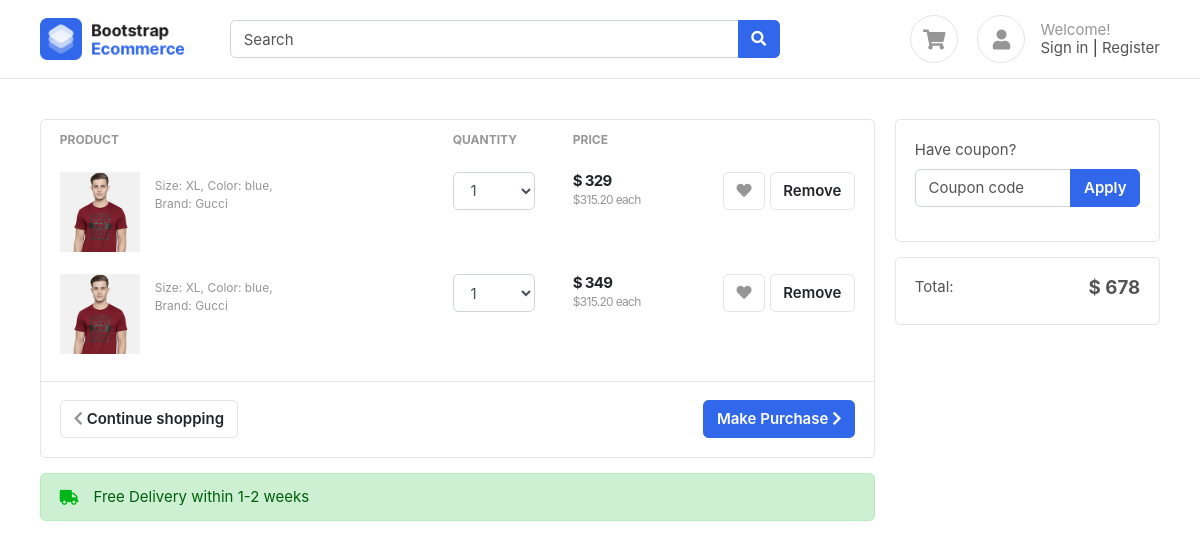
The app's page /cart/ (signed in) with its own data.
### accounts/models.py (models this page shows)
class CartItems(BaseModel):
    cart = models.ForeignKey(Cart, on_delete=models.CASCADE, related_name='cart_item')
    product = models.ForeignKey(Product, on_delete=models.SET_NULL, null=True, blank=True)
    color_variant = models.ForeignKey(ColorVariant, on_delete=models.SET_NULL, null=True, blank=True)
    size_variant = models.ForeignKey(SizeVariant, on_delete=models.SET_NULL, null=True, blank=True)
    def get_product_price(self):
        price = [self.product.price]
        if self.color_variant:
            color_variant_price = self.color_variant.price
            price.append(color_variant_price)
        if self.size_variant:
            size_variant_price = self.size_variant.price
            price.append(size_variant_price)
        return sum(price)

class Cart(BaseModel):
    user = models.ForeignKey(User, on_delete=models.CASCADE, related_name='carts')
    coupon = models.ForeignKey(Coupon, on_delete=models.SET_NULL, null=True, blank=True)
    is_paid = models.BooleanField(default=False)
    def get_cart__total_price(self):
        cart_items = self.cart_item.all()
        price = []
        for cart_item in cart_items:
            price.append(cart_item.product.price)
            if cart_item.color_variant:
                color_variant_price = cart_item.color_variant.price
                price.append(color_variant_price)
            if cart_item.size_variant:
                size_variant_price = cart_item.size_variant.price
                price.append(size_variant_price)
        if self.coupon:
            if self.coupon.minimum_amount < sum(price):
                return sum(price) - self.coupon.discount_price
        else:
            return sum(price)

### products/models.py (models this page shows, shortened)
class Product(BaseModel):
    product_name = models.CharField(max_length=100)
    slug = models.SlugField(unique=True, null=True, blank=True)
    category = models.ForeignKey(Category, on_delete=models.CASCADE, related_name='products')
    price = models.IntegerField()
    product_description = models.TextField()
    color_varient = models.ManyToManyField(ColorVariant, blank=True)
    size_varient = models.ManyToManyField(SizeVariant, blank=True)

class ProductImage(BaseModel):
    product = models.ForeignKey(Product, on_delete=models.CASCADE, related_name='product_images')
    image = models.ImageField(upload_to='Files\Product')

class SizeVariant(BaseModel):
    size_name = models.CharField(max_length=100)
    price = models.IntegerField(default=0)

### accounts/views.py (the view, shortened to what this page needs)
# urls.py: path('cart/', views.cart, name='cart'),
def cart(request):
    cart = Cart.objects.get(is_paid=False, user=request.user)
    context = {}
    if cart:
        cart_items = cart.cart_item.all()
        total_price = cart.get_cart__total_price()
        context = {
            'cart': cart,
            'cart_items': cart_items,
            'total_price': total_price
        }
    else:
        context = {
            'cart': None,
            'cart_items': None,
            'total_price': 0,
        }
    return render(request, 'accounts/cart.html', context)

### templates/accounts/cart.html (shortened to what this page needs)
{% extends "base/base.html" %}
{% block start %}
<section class="section-content padding-y">
    <div class="container">
        <div class="row">
            <main class="col-md-9">
    <div class="card">
        <table class="table table-borderless table-shopping-cart">
    <thead class="text-muted">
        <tr class="small text-uppercase">
            <th scope="col">Product</th>
            <th scope="col" width="120">Quantity</th>
            <th scope="col" width="120">Price</th>
            <th scope="col" class="text-right" width="200"> </th>
        </tr>
    </thead>
    <tbody>
        {% for cart_item in cart.cart_item.all %}
        <tr>
            <td>
                <figure class="itemside">
                    <div class="aside"><img src="{{ cart_item.product.product_images.first.image.url }}" class="img-sm"></div>
                    <figcaption class="info">
                        <p class="text-muted small">Size: XL, Color: blue, <br> Brand: Gucci</p>
                    </figcaption>
                </figure>
            </td>
            <td>
                <select class="form-control">
                    <option>1</option>
                </select>
            </td>
            <td>
                <div class="price-wrap">
                    <var class="price">$ {{ cart_item.get_product_price }}</var>
                    <small class="text-muted"> $315.20 each </small>
                </div>
            </td>
            <td class="text-right">
                <a data-original-title="Save to Wishlist" title="" href="" class="btn btn-light" data-toggle="tooltip"> <i class="fa fa-heart"></i></a>
                <a href=" {% url 'remove_cart' cart_item.uid %} " class="btn btn-light"> Remove</a>
            </td>
        </tr>
        {% endfor %}
    </tbody>
    </table>
    <div class="card-body border-top">
        <a href="#" class="btn btn-primary float-md-right"> Make Purchase <i class="fa fa-chevron-right"></i> </a>
        <a href="#" class="btn btn-light"> <i class="fa fa-chevron-left"></i> Continue shopping </a>
    </div>
</div>
<div class="alert alert-success mt-3">
    <p class="icontext"><i class="icon text-success fa fa-truck"></i> Free Delivery within 1-2 weeks</p>
</div>
</main>
<aside class="col-md-3">
    <div class="card mb-3">
        <div class="card-body">
            <form method="post">
                <div class="form-group">
                    <label>Have coupon?</label>
                    <div class="input-group">
                            <input type="text" class="form-control" name="coupon" placeholder="Coupon code">
                            <span class="input-group-append">
                                <button type="submit" class="btn btn-primary">Apply</button>
                            </span>
                        </div>
                    </div>
                </form>
                </div>
            </div>
            <div class="card">
                <div class="card-body">
                        <dl class="dlist-align">
                            <dt>Total:</dt>
                            <dd class="text-right  h5"><strong>$ {{cart.get_cart__total_price}}</strong></dd>
                        </dl>
                    </div>
            </div>
        </aside>
    </div>
</div>
</section>
{% endblock start %}

### static/assets/css/ui.css (style rules this page uses)
html { font-family: 'Inter', sans-serif; font-size: 15px; }
.price-wrap { letter-spacing: -0.7px; }
.img-xs, .img-sm, .img-md, .img-lg { object-fit: cover; flex-shrink: 0; flex-grow: 0; }
.img-sm { width: 80px; height: 80px; }
.padding-y { padding-top: 40px; padding-bottom: 40px; }
var { font-style: normal; }
figure { margin-bottom: 0; }
article:after, .form-group:after { display: block; clear: both; content: ""; }
p:last-child { margin-bottom: 0; }
.btn-light { background-color: #fff; border-color: #e4e4e4; }
.btn-light i { color: #969696; }
.itemside { position: relative; display: flex; width: 100%; }
.itemside .aside { position: relative; flex-shrink: 0; }
.itemside .info { padding-left: 15px; padding-right: 7px; }
.itemside p { margin-bottom: 0; }
[class*="dlist-"] { margin-bottom: 5px; }
[class*="dlist-"] dd { margin-bottom: 0; }
.dlist-align { display: flex; }
.dlist-align dt { width: 120px; word-wrap: break-word; font-weight: normal; }
.dlist-align dd { flex-grow: 1; }
.icontext { display: inline-flex; align-items: center; vertical-align: middle; }
.icontext .icon { position: relative; margin-right: 15px; flex-shrink: 0; flex-grow: 0; }
.price { font-weight: 600; color: #212529; }
.table-shopping-cart.table td, .table-shopping-cart.table th { padding-left: 1.25rem; padding-right: 1.25rem; }
.table-shopping-cart .price-wrap { line-height: 1.2; }
.table-shopping-cart .price { font-weight: bold; margin-right: 5px; display: block; }

### records on screen
CartItems: product.product_images.first.image (picture), get_product_price "329"
CartItems: product.product_images.first.image (picture), get_product_price "349"
Cart: get_cart__total_price "678"
